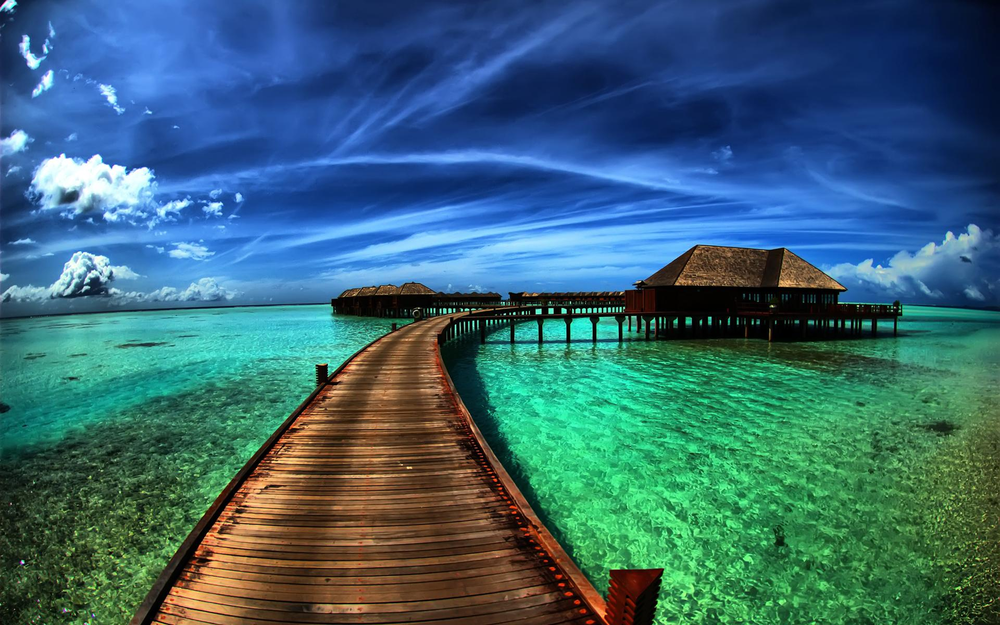
#> input picture Intro/input.png, 1000 x 625 px, shrunk from 1920 x 1200 before the run
$ python rotate_picture.py
#> lines starting #> are read from the running program, lines starting #| are printed output that depends on the picture
from PIL import Image, ImageDraw

input_image = Image.open('input.png')
#> input_image is the input picture: PIL image 1000x625 RGB; mean R, G, B 56.6, 102.9, 115.1
input_pixels = input_image.load()

output_image = Image.new('RGB', input_image.size)
#> output_image: PIL image 1000x625 RGB; every value is 0
draw = ImageDraw.Draw(output_image)

for x in range(output_image.width):
    for y in range(output_image.height):
        draw.point((x, output_image.height - y), input_pixels[x, y])

output_image.save('output.png')
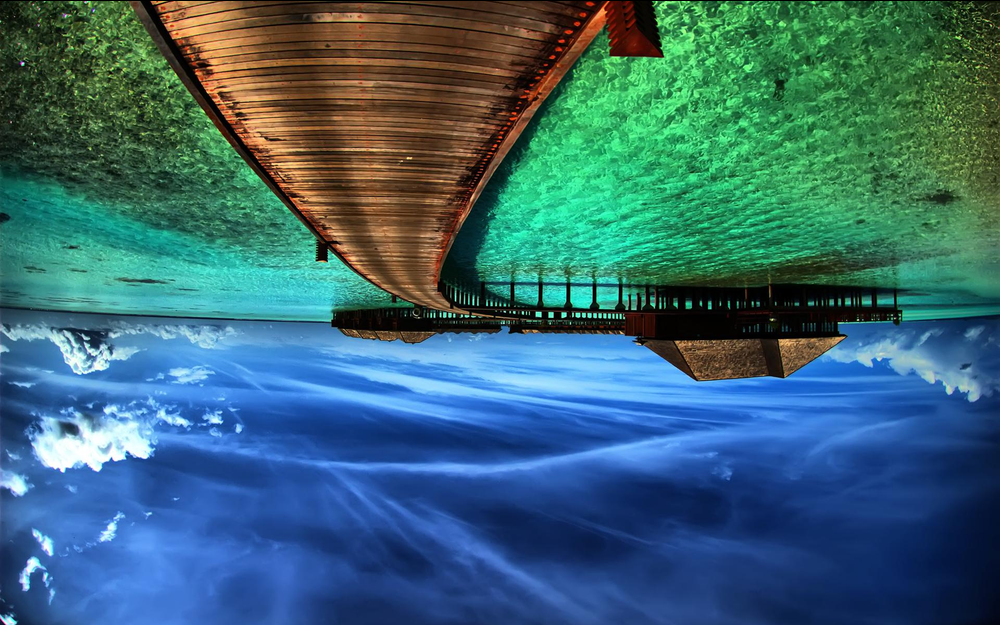
#> saved as output.png: PIL image 1000x625 RGB; mean R, G, B 56.6, 102.8, 114.9
print('Done!')
